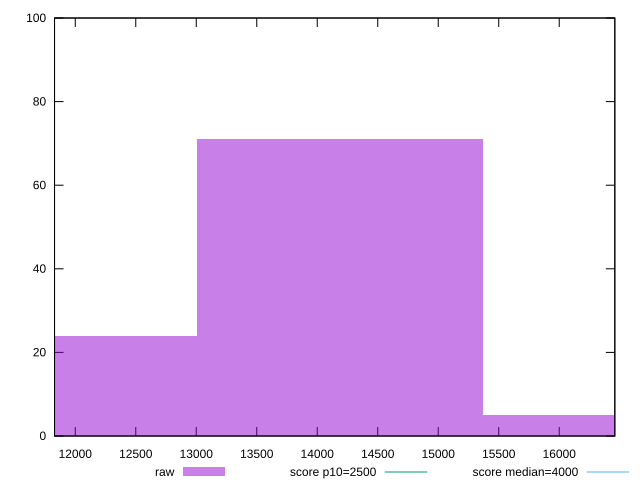

This figure's gnuplot source:
reset

$raw <<EOF
11825.818805184485 24
14190.982566221383 71
16556.14632725828 5
EOF

set key outside below
set boxwidth 2365.163761036897
set xrange [11828.665:16459.468999999997]
set yrange [0:100]
set trange [0:100]
set style fill transparent solid 0.5 noborder

set parametric
set terminal svg size 640, 490 enhanced background rgb 'white'
set output "reprap/largest-contentful-paint/samples/pages+cached/raw/histogram.svg"

plot $raw title "raw" with boxes, \
     2500,t title "score p10=2500", \
     4000,t title "score median=4000"

reset
